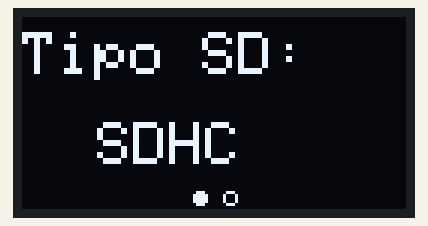
Simulated run of this program. Board: ESP32. On the bench: 128×64 one-colour display. WiFi joins after 1.5 s; servers stay silent unless stated; storage starts empty; what the program prints to the serial monitor is not drawn.

Above: at 10.1 s.
At 20.1 s:
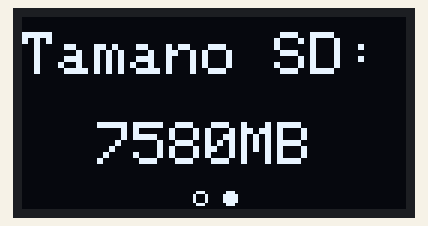

The program:

main.cpp
```cpp
// Librerías
#include <Arduino.h>
#include <WiFi.h>
#include <AsyncTCP.h>
#include <Wire.h>
#include <Adafruit_GFX.h>
#include <Adafruit_SSD1306.h>
#include "FS.h"
#include "SD.h"
#include "SPI.h"

WiFiServer server(80);

const char* ssid = "POCO X3 NFC";  // SSID de la red WIFI
const char* password = "poco13579";    // contraseña de la red WIFI

int cont = 0;
String header;

// Current time
unsigned long currentTime = millis();
// Previous time
unsigned long previousTime = 0;
// Define timeout time in milliseconds (example: 2000ms = 2s)
const long timeoutTime = 2000;

//HTML
String Inicio = "<!DOCTYPE html>"
"<html>"
"<head>"
"<meta charset='utf-8' />"
"<META HTTP-EQUIV='Refresh' CONTENT='1'>"
"<title> PROYECTO PROCESADORES DIGITALES </title>"
"</head>"
"<body>"
"<center>"
"<h1> <u> Cracterísticas de la Tarjeta SD </u> </h1>"
"<br>"
"</center>";

String Tipo =
"<h2> <ul> <li> Tipo de SD: </li> </ul> </h2>"
"<h2><h2>";

String Tamano =
"<h2> <ul> <li> Tamaño de SD: </li> </ul> </h2>"
"<h2><h2><br>";

String Fin =
"</body>"
"</html>";

#define SCREEN_WIDTH 128  // ancho de la pantalla OLED  (en pixels)
#define SCREEN_HEIGHT 64  // alto de la pantall OLED    (en pixels)
#define OLED_RESET -1     // pin de reinicio

// Inicializar objeto display con el ancho y alto definidos anteriormente con el protocolo de comunicación I2C (&Wire)
Adafruit_SSD1306 display(SCREEN_WIDTH, SCREEN_HEIGHT, &Wire, OLED_RESET);

//Pantallas
int displayScreenNum = 0;
int displayScreenNumMax = 1;

unsigned long lastTimer = 0;
unsigned long timerDelay = 10000;

// Esta función conecta el módulo ES32 con el WIFI
void initWiFi() {
  WiFi.mode(WIFI_STA);
  WiFi.begin(ssid, password);
  Serial.print("Conectando al WIFI ..");
  while (WiFi.status() != WL_CONNECTED) {
    Serial.print('.');
    delay(1000);
  }
  Serial.println(WiFi.localIP());
}

void displayIndicator(int displayNumber) {
  int xCoordinates[3] = {59, 69};
  for (int i =0; i<2; i++) {
    if (i == displayNumber) {
      display.fillCircle(xCoordinates[i], 60, 2, WHITE);
    }
    else {
      display.drawCircle(xCoordinates[i], 60, 2, WHITE);
    }
  }
}

// Esta función inicializa la tarjeta microSD en los pines SPI predeterminados
void initSDCard(){

  // Mostrar por el terminal si hay una tarjeta SD conectada, y en ese caso el tipo de SD y el tamaño de esta

  if(!SD.begin()){
    Serial.println("Falló en el montaje de la tarjeta");
    return;
  }

  uint8_t cardType = SD.cardType();

  // Si no hay ninguna tarjeta SD conectada
  if(cardType == CARD_NONE){
    Serial.println("No hay ninguna tarjeta SD conectada!!");
    return;
  }

  Serial.print("Tipo de tarjeta SD: ");
  if(cardType == CARD_MMC){
    Serial.println("MMC");          // Si hay una tarjeta tipo MMC
  } else if(cardType == CARD_SD){
    Serial.println("SDSC");         // Si hay una tarjeta tipo SDSC
  } else if(cardType == CARD_SDHC){
    Serial.println("SDHC");         // Si hay una tarjeta tipo SDHC
  } else {
    Serial.println("Desconocida");  // Si hay una tarjeta desconocida
  }

  // Mostrar tamaño de la tarjeta
  uint64_t cardSize = SD.cardSize() / (1024 * 1024);
  Serial.printf("Tamaño de la tarjeta SD: %lluMB\n", cardSize);
}

void TipoSD(){
  uint8_t cardType = SD.cardType();

  display.clearDisplay();
  display.setTextSize(2);
  display.setCursor(0, 5);
  display.print("Tipo SD:");
  display.setTextColor(WHITE);
  display.setTextSize(2);
  display.setCursor(25, 35);
  if(cardType == CARD_MMC){
    display.println("MMC");         // Si hay una tarjeta tipo MMC
  } else if(cardType == CARD_SD){
    display.println("SDSC");        // Si hay una tarjeta tipo SDSC
  } else if(cardType == CARD_SDHC){
    display.println("SDHC");        // Si hay una tarjeta tipo SDHC
  } else {
    display.println("Desconocida"); // Si hay una tarjeta desconocida
  }
  display.setCursor(0, 34);
  display.setTextSize(1);
  displayIndicator(displayScreenNum);
  display.display();
}

void TamanoSD(){
  uint64_t cardSize = SD.cardSize() / (1024 * 1024);

  display.clearDisplay();
  display.setTextSize(2);
  display.setCursor(0, 5);
  display.print("Tamano SD:");
  display.setTextColor(WHITE);
  display.setTextSize(2);
  display.setCursor(25, 35);
  display.printf("%lluMB\n", cardSize);
  display.setCursor(0, 34);
  display.setTextSize(1);
  displayIndicator(displayScreenNum);
  display.display();
}

void updateScreen() {
  if (displayScreenNum == 0){
    TipoSD();
  }
  else {
    TamanoSD();
  }
}

void setup() {
  Serial.begin(9600);

  initWiFi();
  initSDCard();

 //Inicializar Display
  if(!display.begin(SSD1306_SWITCHCAPVCC, 0x3C)) {
    Serial.println(F("SSD1306 allocation failed"));
    for(;;);
  }
  display.clearDisplay();
  display.setTextColor(WHITE);

}

void loop() {

  if ((millis() - lastTimer) > timerDelay) {
    updateScreen();
    if(displayScreenNum < displayScreenNumMax) {
      displayScreenNum++;
    }
    else {
      displayScreenNum = 0;
    }
    lastTimer = millis();
  }

  //Pagina Web
  WiFiClient client = server.available();   // Listen for incoming clients

  if (client) {                             // If a new client connects,
    Serial.println("New Client.");          //
    String currentLine = "";                //
    while (client.connected()) {            // loop mientras el cliente est谩 conectado
      if (client.available()) {             // si hay bytes para leer desde el cliente
        char c = client.read();             // lee un byte
        Serial.write(c);                    //
        header += c;
        if (c == '\n') {                    // si el byte es un caracter de salto de linea
          // HTTP request del cliente, entonces respondemos:
          if (currentLine.length() == 0) {
            client.println("HTTP/1.1 200 OK");
            client.println("Content-type:text/html");
            client.println("Connection: close");
            client.println();

            float cardSize = SD.cardSize() / (1024 * 1024);
            float cardType = SD.cardType();
            client.println(Inicio + Tipo + String(cardType) + Tamano + String(cardSize) + Fin);

            // The HTTP response ends with another blank line
            client.println();
            // Break out of the while loop
            break;
          } else { // if you got a newline, then clear currentLine
            currentLine = "";
          }
        } else if (c != '\r') {  // if you got anything else but a carriage return character,
          currentLine += c;      // add it to the end of the currentLine
        }
      }
    }
    // Clear the header variable
    header = "";
    // Close the connection
    client.stop();
    Serial.println("Client disconnected.");
    Serial.println("");
  }
}
```

Measured:
- what the display in image 0 shows lasts 10.1 s, from 10.0 s to 20.1 s
